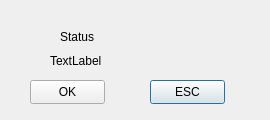
<ui version="4.0" >
 <class>MsgboxDlg</class>
 <widget class="QDialog" name="MsgboxDlg" >
  <property name="windowModality" >
   <enum>Qt::NonModal</enum>
  </property>
  <property name="geometry" >
   <rect>
    <x>0</x>
    <y>0</y>
    <width>270</width>
    <height>120</height>
   </rect>
  </property>
  <property name="font" >
   <font>
    <family>Tahoma</family>
   </font>
  </property>
  <property name="windowTitle" >
   <string>Title</string>
  </property>
  <widget class="QLabel" name="lblBackground" >
   <property name="geometry" >
    <rect>
     <x>0</x>
     <y>0</y>
     <width>270</width>
     <height>120</height>
    </rect>
   </property>
   <property name="text" >
    <string/>
   </property>
   <property name="pixmap" >
    <pixmap resource="../sb3000.qrc" >:/images/res/bg-inputbox.png</pixmap>
   </property>
   <property name="scaledContents" >
    <bool>true</bool>
   </property>
  </widget>
  <widget class="QLabel" name="lblIcon" >
   <property name="geometry" >
    <rect>
     <x>10</x>
     <y>20</y>
     <width>40</width>
     <height>40</height>
    </rect>
   </property>
   <property name="text" >
    <string/>
   </property>
   <property name="pixmap" >
    <pixmap resource="../sb3000.qrc" >:/images/res/icon-ok.png</pixmap>
   </property>
  </widget>
  <widget class="QLabel" name="lblStatus" >
   <property name="geometry" >
    <rect>
     <x>60</x>
     <y>30</y>
     <width>200</width>
     <height>41</height>
    </rect>
   </property>
   <property name="text" >
    <string>Status</string>
   </property>
   <property name="textFormat" >
    <enum>Qt::LogText</enum>
   </property>
   <property name="alignment" >
    <set>Qt::AlignLeading|Qt::AlignLeft|Qt::AlignTop</set>
   </property>
  </widget>
  <widget class="QPushButton" name="btnESC" >
   <property name="geometry" >
    <rect>
     <x>150</x>
     <y>80</y>
     <width>75</width>
     <height>24</height>
    </rect>
   </property>
   <property name="text" >
    <string>ESC</string>
   </property>
  </widget>
  <widget class="QPushButton" name="btnOK" >
   <property name="geometry" >
    <rect>
     <x>30</x>
     <y>80</y>
     <width>75</width>
     <height>24</height>
    </rect>
   </property>
   <property name="text" >
    <string>OK</string>
   </property>
  </widget>
  <widget class="QLabel" name="Moretextlabel" >
   <property name="geometry" >
    <rect>
     <x>50</x>
     <y>10</y>
     <width>211</width>
     <height>101</height>
    </rect>
   </property>
   <property name="text" >
    <string>TextLabel</string>
   </property>
  </widget>
 </widget>
 <tabstops>
  <tabstop>btnOK</tabstop>
  <tabstop>btnESC</tabstop>
 </tabstops>
 <resources>
  <include location="../sb3000.qrc" />
 </resources>
 <connections/>
</ui>
